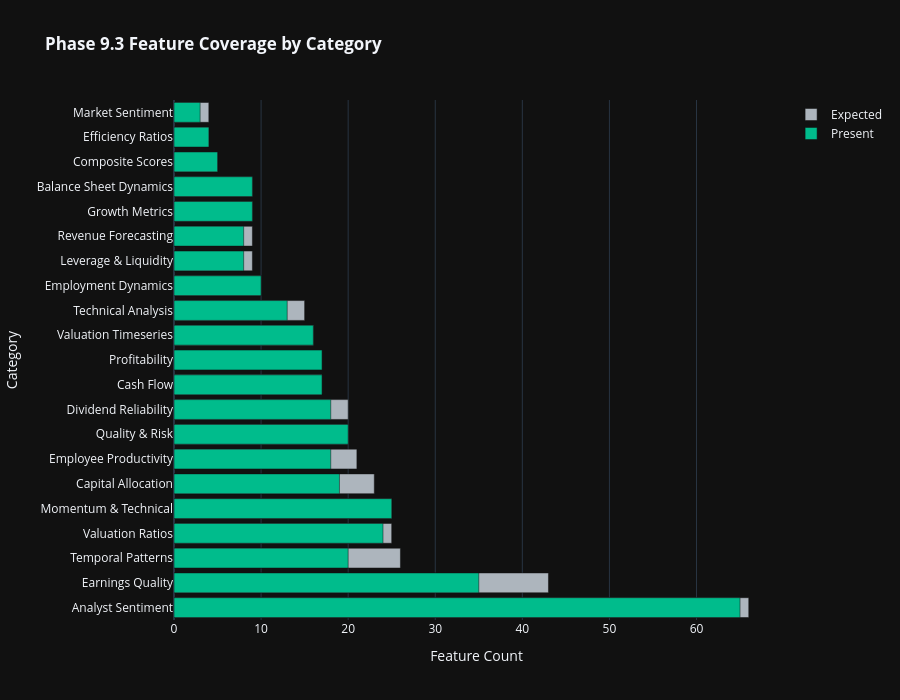
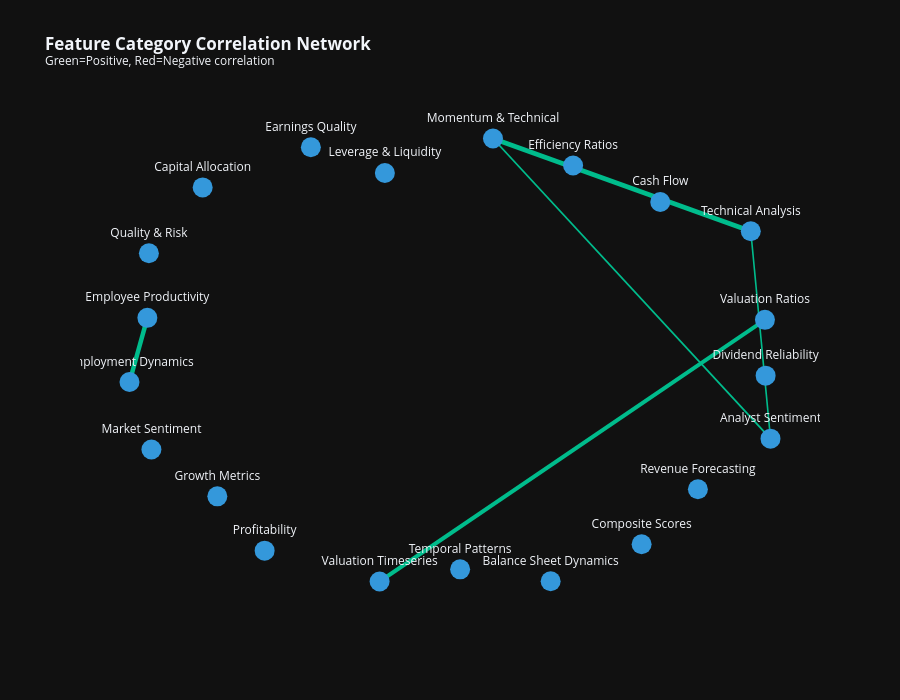

These figures' notebook cell, in order:
### Markdown cell above
## Cell 4: Phase 9.3 Feature Category Dashboards

Comprehensive dashboards for each of the 21 Phase 9.3 feature categories.

### Code cell
# ============================================================================
# Cell 4: Phase 9.3 Feature Category Dashboards
# ============================================================================

print('=' * 80)
print('📊 PHASE 9.3 FEATURE CATEGORY DASHBOARDS')
print('=' * 80)

category_viz_dir = OUTPUT_DIR / 'eda' / 'dashboards' / 'categories'
category_viz_dir.mkdir(parents=True, exist_ok=True)

# Get categorized features
categorized = categorize_dataframe_columns(df)

# ============================================================================
# 4.1 Category Coverage Overview
# ============================================================================
print('\n📋 Feature Category Coverage Analysis...')

coverage_data = []
for category, features in PHASE93_FEATURE_CATEGORIES.items():
    present = [f for f in features if f in df.columns]
    avg_completeness = 0
    if present:
        avg_completeness = df[present].notna().mean().mean() * 100

    coverage_data.append({
        'Category': category,
        'Expected': len(features),
        'Present': len(present),
        'Coverage_Pct': len(present) / len(features) * 100 if features else 0,
        'Completeness_Pct': avg_completeness,
        'Color': CATEGORY_COLORS.get(category, '#666666'),
    })

coverage_df = pd.DataFrame(coverage_data).sort_values('Expected', ascending=False)

# Coverage bar chart
fig_coverage = go.Figure()
fig_coverage.add_trace(go.Bar(
    y=coverage_df['Category'], x=coverage_df['Expected'],
    name='Expected', orientation='h', marker_color=COLOR_PALETTE['neutral'],
))
fig_coverage.add_trace(go.Bar(
    y=coverage_df['Category'], x=coverage_df['Present'],
    name='Present', orientation='h', marker_color=COLOR_PALETTE['success'],
))
fig_coverage.update_layout(
    title='<b>Phase 9.3 Feature Coverage by Category</b>',
    template=PLOTLY_TEMPLATE, height=700, barmode='overlay',
    xaxis_title='Feature Count', yaxis_title='Category',
)
fig_coverage.write_html(category_viz_dir / 'phase93_coverage_overview.html')
fig_coverage.show()
print(f'  ✓ Saved: phase93_coverage_overview.html')


# ============================================================================
# 4.2 Generate Dashboard for Each Major Category
# ============================================================================

def create_category_dashboard(dashboard_df, category_name, category_features, output_dir, group_cols=None):
    """Create comprehensive dashboard for a feature category."""
    # Filter features to only include numeric columns present in dashboard_df
    available_features = [f for f in category_features
                          if f in dashboard_df.columns and pd.api.types.is_numeric_dtype(dashboard_df[f])]

    if not available_features:
        print(f"  ⚠ No numeric features available for {category_name}")
        return None

    # Create subplots
    fig = make_subplots(
        rows=2, cols=2,
        subplot_titles=[
            f'{category_name}: Distribution by Sector',
            f'{category_name}: Top Features Correlation',
            f'{category_name}: Regional Comparison',
            f'{category_name}: Key Metrics Box Plots',
        ],
        specs=[[{'type': 'bar'}, {'type': 'heatmap'}],
               [{'type': 'scatter'}, {'type': 'box'}]],
        vertical_spacing=0.12, horizontal_spacing=0.1,
    )

    # 1. Mean by Sector (top 10 sectors)
    if 'sector' in dashboard_df.columns and available_features:
        sector_means = dashboard_df.groupby('sector')[available_features[:5]].mean()
        top_sectors = dashboard_df['sector'].value_counts().head(10).index
        sector_means = sector_means.loc[sector_means.index.isin(top_sectors)]

        for i_feat, feat in enumerate(available_features[:3]):
            if feat in sector_means.columns:
                fig.add_trace(
                    go.Bar(x=sector_means.index, y=sector_means[feat], name=feat[:20]),
                    row=1, col=1
                )

    # 2. Correlation heatmap
    if len(available_features) >= 3:
        corr = dashboard_df[available_features[:10]].corr()
        fig.add_trace(
            go.Heatmap(z=corr.values, x=corr.columns, y=corr.index,
                       colorscale='RdBu_r', zmin=-1, zmax=1),
            row=1, col=2
        )

    # 3. Regional scatter (first 2 features)
    if 'region' in dashboard_df.columns and len(available_features) >= 2:
        for region_name in dashboard_df['region'].unique()[:5]:
            region_df_slice = dashboard_df[dashboard_df['region'] == region_name]
            fig.add_trace(
                go.Scatter(x=region_df_slice[available_features[0]], y=region_df_slice[available_features[1]],
                           mode='markers', name=str(region_name)[:15], opacity=0.6),
                row=2, col=1
            )

    # 4. Box plots
    if 'sector' in dashboard_df.columns and available_features:
        for feat in available_features[:2]:
            fig.add_trace(
                go.Box(y=dashboard_df[feat], x=dashboard_df['sector'], name=feat[:15]),
                row=2, col=2
            )

    fig.update_layout(
        title=f'<b>{category_name} Dashboard</b><br><sup>{len(available_features)} features available</sup>',
        template=PLOTLY_TEMPLATE, height=900, showlegend=True,
    )

    output_path_file = output_dir / f'{category_name.lower().replace(" ", "_").replace("&", "and")}_dashboard.html'
    fig.write_html(output_path_file)
    return output_path_file


# Generate dashboards for key categories
key_categories = [
    'Momentum & Technical', 'Valuation Ratios', 'Profitability',
    'Quality & Risk', 'Growth Metrics', 'Leverage & Liquidity',
    'Analyst Sentiment', 'Earnings Quality', 'Dividend Reliability',
    'Revenue Forecasting', 'Balance Sheet Dynamics', 'Technical Analysis',
    'Valuation Timeseries', 'Employment Dynamics',
]

for category in key_categories:
    if category in PHASE93_FEATURE_CATEGORIES:
        features = PHASE93_FEATURE_CATEGORIES[category]
        result = create_category_dashboard(df, category, features, category_viz_dir)
        if result:
            print(f'  ✓ Created: {result.name}')

# ============================================================================
# 4.3 Feature Category Correlation Network
# ============================================================================
print('\n🕸️ Creating Feature Category Correlation Network...')
fig_network = create_category_correlation_network(df, category_mapping=PHASE93_FEATURE_CATEGORIES,
                                                  output_dir=category_viz_dir)
if fig_network is not None:
    fig_network.show()
    print(f'  ✓ Saved: category_correlation_network.html')

print('\n✓ Phase 9.3 Category Dashboards Complete')

### Figure 1 — Plotly figure (JSON) as saved in the notebook; plotly's stock layout.template omitted (floating-point values rounded to 4 significant figures)
{"data": [{"marker": {"color": "#adb5bd"}, "name": "Expected", "orientation": "h", "x": [66, 43, 26, 25, 25, 23, 21, 20, 20, 17, 17, 16, 15, 10, 9, 9, 9, 9, 5, 4, 4], "y": ["Analyst Sentiment", "Earnings Quality", "Temporal Patterns", "Valuation Ratios", "Momentum & Technical", "Capital Allocation", "Employee Productivity", "Quality & Risk", "Dividend Reliability", "Cash Flow", "Profitability", "Valuation Timeseries", "Technical Analysis", "Employment Dynamics", "Leverage & Liquidity", "Revenue Forecasting", "Growth Metrics", "Balance Sheet Dynamics", "Composite Scores", "Efficiency Ratios", "Market Sentiment"], "type": "bar"}, {"marker": {"color": "#00bc8c"}, "name": "Present", "orientation": "h", "x": [65, 35, 20, 24, 25, 19, 18, 20, 18, 17, 17, 16, 13, 10, 8, 8, 9, 9, 5, 4, 3], "y": ["Analyst Sentiment", "Earnings Quality", "Temporal Patterns", "Valuation Ratios", "Momentum & Technical", "Capital Allocation", "Employee Productivity", "Quality & Risk", "Dividend Reliability", "Cash Flow", "Profitability", "Valuation Timeseries", "Technical Analysis", "Employment Dynamics", "Leverage & Liquidity", "Revenue Forecasting", "Growth Metrics", "Balance Sheet Dynamics", "Composite Scores", "Efficiency Ratios", "Market Sentiment"], "type": "bar"}], "layout": {"title": {"text": "<b>Phase 9.3 Feature Coverage by Category</b>"}, "height": 700, "barmode": "overlay", "xaxis": {"title": {"text": "Feature Count"}}, "yaxis": {"title": {"text": "Category"}}}}

### Figure 2 — Plotly figure (JSON) as saved in the notebook; plotly's stock layout.template omitted (floating-point values rounded to 4 significant figures)
{"data": [{"hoverinfo": "none", "line": {"color": "#00bc8c", "width": 1.806}, "mode": "lines", "x": [0.1271, 0.9622, null], "y": [1.0, -0.3452, null], "type": "scatter"}, {"hoverinfo": "none", "line": {"color": "#00bc8c", "width": 4.671}, "mode": "lines", "x": [0.1271, 0.9029, null], "y": [1.0, 0.5843, null], "type": "scatter"}, {"hoverinfo": "none", "line": {"color": "#00bc8c", "width": 3.934}, "mode": "lines", "x": [0.9454, -0.2141, null], "y": [0.1872, -0.9854, null], "type": "scatter"}, {"hoverinfo": "none", "line": {"color": "#00bc8c", "width": 1.609}, "mode": "lines", "x": [0.9622, 0.9029, null], "y": [-0.3452, 0.5843, null], "type": "scatter"}, {"hoverinfo": "none", "line": {"color": "#00bc8c", "width": 4.505}, "mode": "lines", "x": [-0.9129, -0.9667, null], "y": [0.1963, -0.0913, null], "type": "scatter"}, {"hoverinfo": "text", "marker": {"color": "#3498db", "size": 20}, "mode": "markers+text", "text": ["Momentum & Technical", "Valuation Ratios", "Profitability", "Quality & Risk", "Cash Flow", "Capital Allocation", "Analyst Sentiment", "Market Sentiment", "Leverage & Liquidity", "Temporal Patterns", "Composite Scores", "Growth Metrics", "Efficiency Ratios", "Employee Productivity", "Balance Sheet Dynamics", "Revenue Forecasting", "Earnings Quality", "Technical Analysis", "Valuation Timeseries", "Dividend Reliability", "Employment Dynamics"], "textposition": "top center", "x": [0.1271, 0.9454, -0.5601, -0.9083, 0.6305, -0.7465, 0.9622, -0.9007, -0.1983, 0.02822, 0.5743, -0.7024, 0.3682, -0.9129, 0.3007, 0.7438, -0.4209, 0.9029, -0.2141, 0.9475, -0.9667], "y": [1.0, 0.1872, -0.8473, 0.4858, 0.7156, 0.7808, -0.3452, -0.3939, 0.8456, -0.9308, -0.8185, -0.6039, 0.8792, 0.1963, -0.9842, -0.5722, 0.9608, 0.5843, -0.9854, -0.06278, -0.0913], "type": "scatter"}], "layout": {"xaxis": {"showgrid": false, "zeroline": false, "showticklabels": false}, "yaxis": {"showgrid": false, "zeroline": false, "showticklabels": false}, "title": {"text": "<b>Feature Category Correlation Network</b><br><sup>Green=Positive, Red=Negative correlation</sup>"}, "showlegend": false, "height": 700}}
